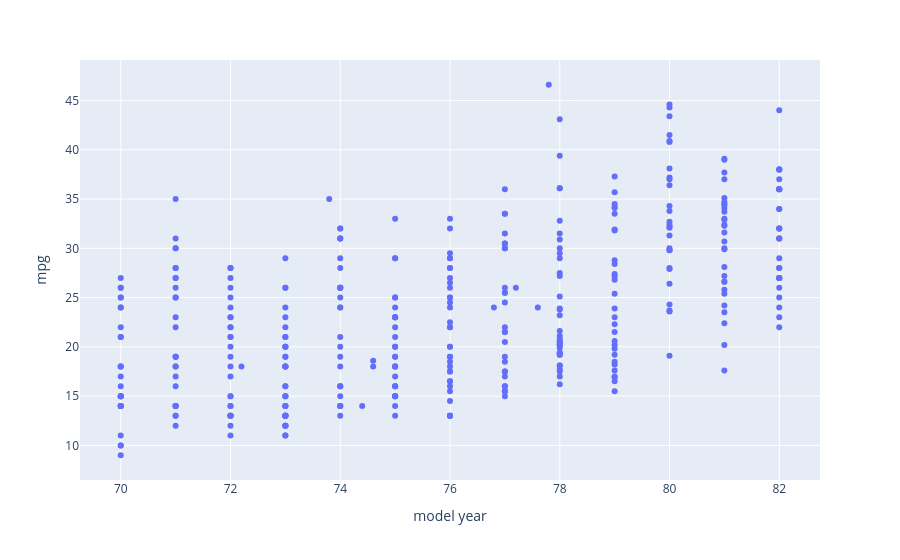

Notebook cell for this chart:
### Code cell
df.plot(kind='scatter', x='model year', y='mpg')

### Figure 1 — Plotly figure (JSON) as saved in the notebook; plotly's stock layout.template omitted (floating-point values rounded to 4 significant figures; data arrays with more than 128 entries replaced by an {"elided": "..."} marker saying what was removed)
{"data": [{"hovertemplate": "model year=%{x}<br>mpg=%{y}<extra></extra>", "legendgroup": "", "marker": {"color": "#636efa", "symbol": "circle"}, "mode": "markers", "name": "", "orientation": "v", "showlegend": false, "x": {"elided": "398 float values"}, "xaxis": "x", "y": {"elided": "398 float values"}, "yaxis": "y", "type": "scatter"}], "layout": {"xaxis": {"anchor": "y", "domain": [0.0, 1.0], "title": {"text": "model year"}}, "yaxis": {"anchor": "x", "domain": [0.0, 1.0], "title": {"text": "mpg"}}, "legend": {"tracegroupgap": 0}, "margin": {"t": 60}}}
